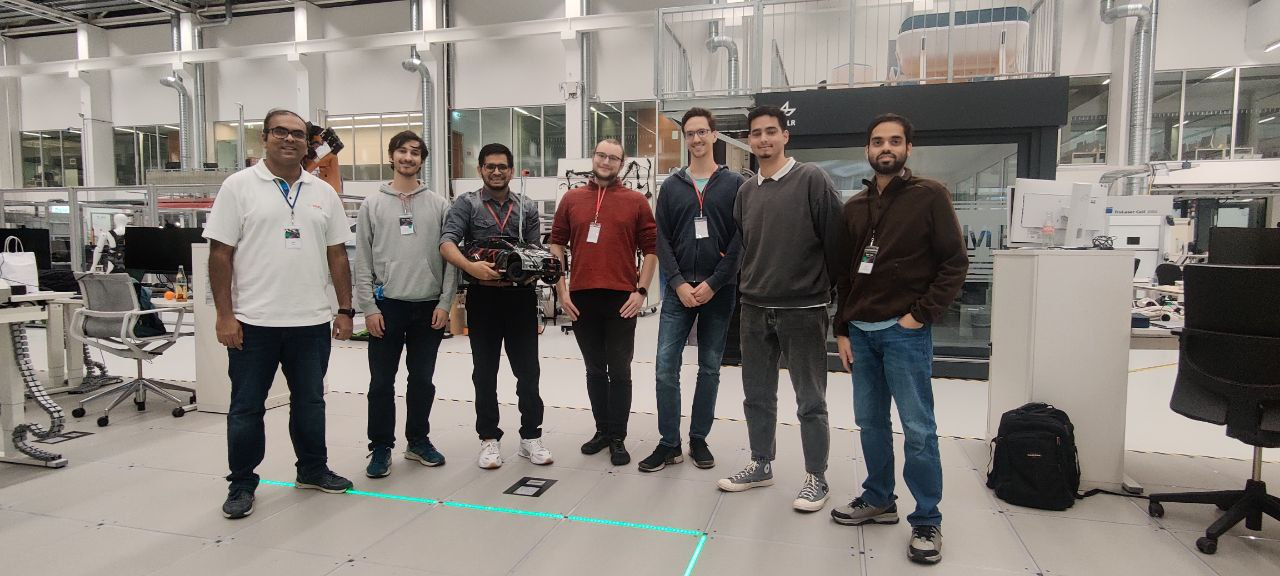
#> input picture media/images/Team_photo.jpg, 1280 x 576 px, given in place of video.mp4, which was not available
$ python blackandWhiteFloor.py
#> lines starting #> are read from the running program, lines starting #| are printed output that depends on the picture; after the words box and inside, x2 and y2 are one past the last pixel; in counts of white or black regions, pixels touching at a corner belong together; pictures that were not available may be replaced by others from this repository, and a replacement may not be noted
import cv2
import numpy as np

def convert_video_floor_to_bw(input_video_path, output_video_path):
    # Open the video file
#> called with output_video_path = 'output_video.avi'
    cap = cv2.VideoCapture(input_video_path)

    # Get the video's frames per second (fps) and frame dimensions
    fps = cap.get(cv2.CAP_PROP_FPS)
    frame_width = int(cap.get(cv2.CAP_PROP_FRAME_WIDTH))
    frame_height = int(cap.get(cv2.CAP_PROP_FRAME_HEIGHT))

    center_width=frame_width/2
    center_height=frame_height/2

    # Create VideoWriter object to save the processed video
    fourcc = cv2.VideoWriter_fourcc(*'XVID')
    out = cv2.VideoWriter(output_video_path, fourcc, fps, (frame_width, frame_height))

    while True:
        # Read a frame from the video
        ret, frame = cap.read()
#> frame is the input picture: shape (576, 1280, 3); mean B, G, R 119.6, 125.2, 131.5

        # If the frame is not read, break the loop
        if not ret:
            break

        # Convert the frame to grayscale
        gray = cv2.cvtColor(frame, cv2.COLOR_BGR2GRAY)
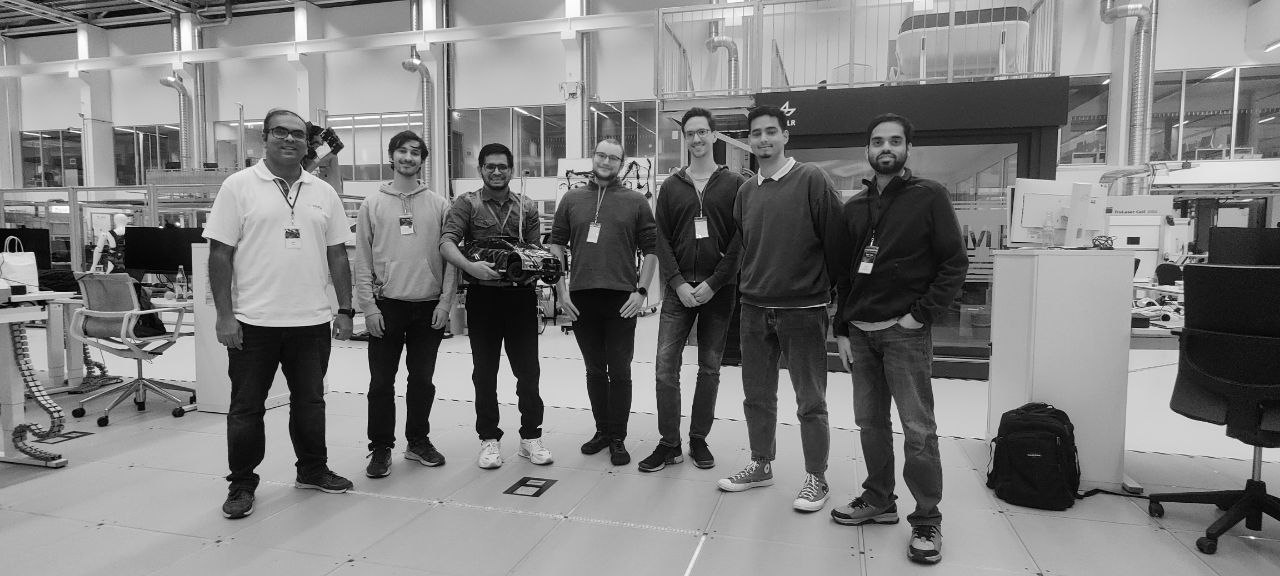
#> gray: shape (576, 1280); min 0, max 255, mean 126.5

        # Apply thresholding to convert the frame to black and white
        _, binary_frame = cv2.threshold(gray, 128, 255, cv2.THRESH_BINARY_INV)
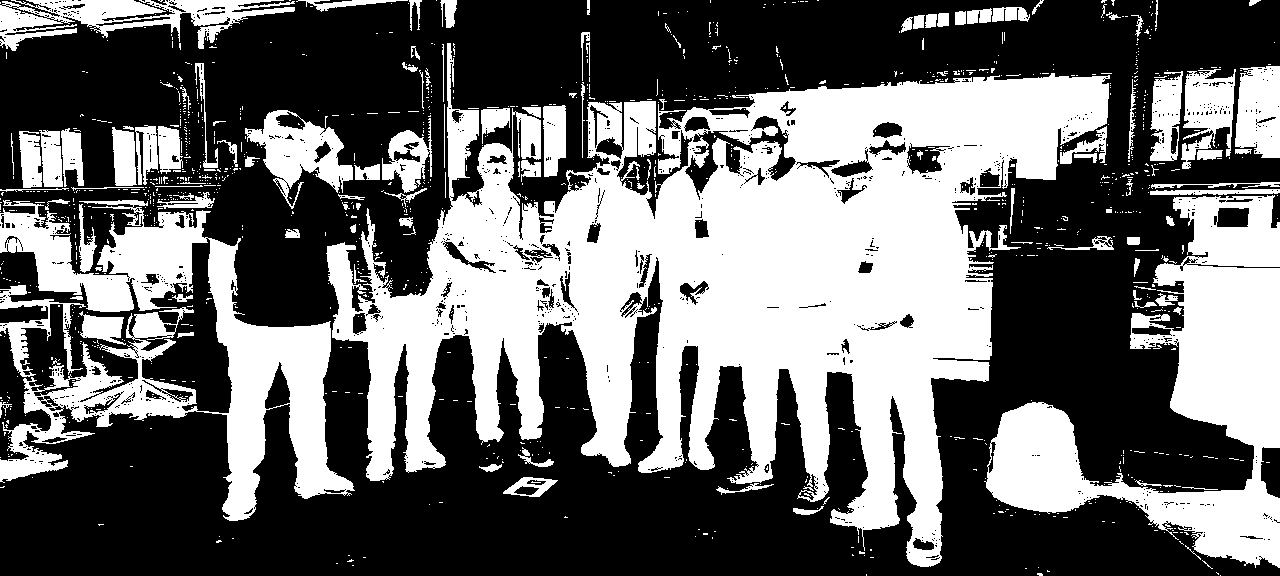
#> binary_frame: shape (576, 1280); 41.1% white; 1221 white regions (1099 under 20 px), largest, box (x1, y1, x2, y2) and area: (326, 43, 1110, 567) 176234, (984, 195, 1280, 568) 41190, (0, 200, 355, 521) 37872

        # Invert the binary frame to make the floor white
        inverted_frame = cv2.bitwise_not(binary_frame)

        # Convert the original frame to a binary mask where the floor is black
        floor_mask = cv2.bitwise_not(binary_frame)

        # Keep the original color of the lines where the floor is black
        result_frame = cv2.bitwise_and(frame, frame, mask=floor_mask)
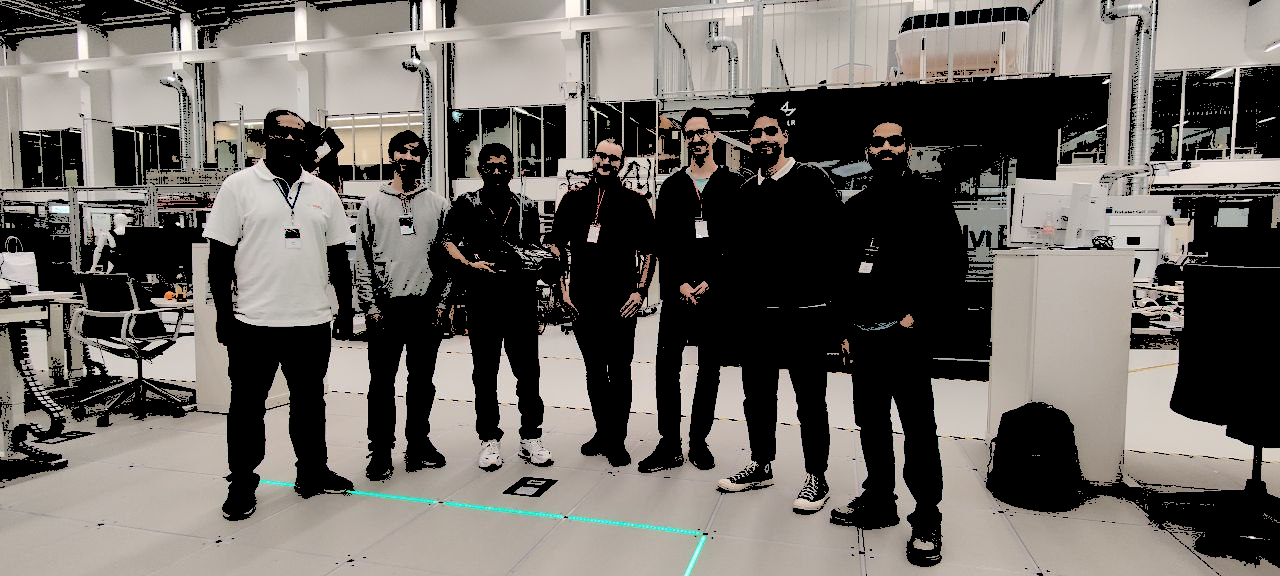
#> result_frame: shape (576, 1280, 3); mean B, G, R 97.6, 102.3, 106.7

        # Combine the original color lines with the white floor
        result_frame = cv2.bitwise_or(result_frame, cv2.cvtColor(inverted_frame, cv2.COLOR_GRAY2BGR))

        edges = cv2.Canny(result_frame, 50, 150)
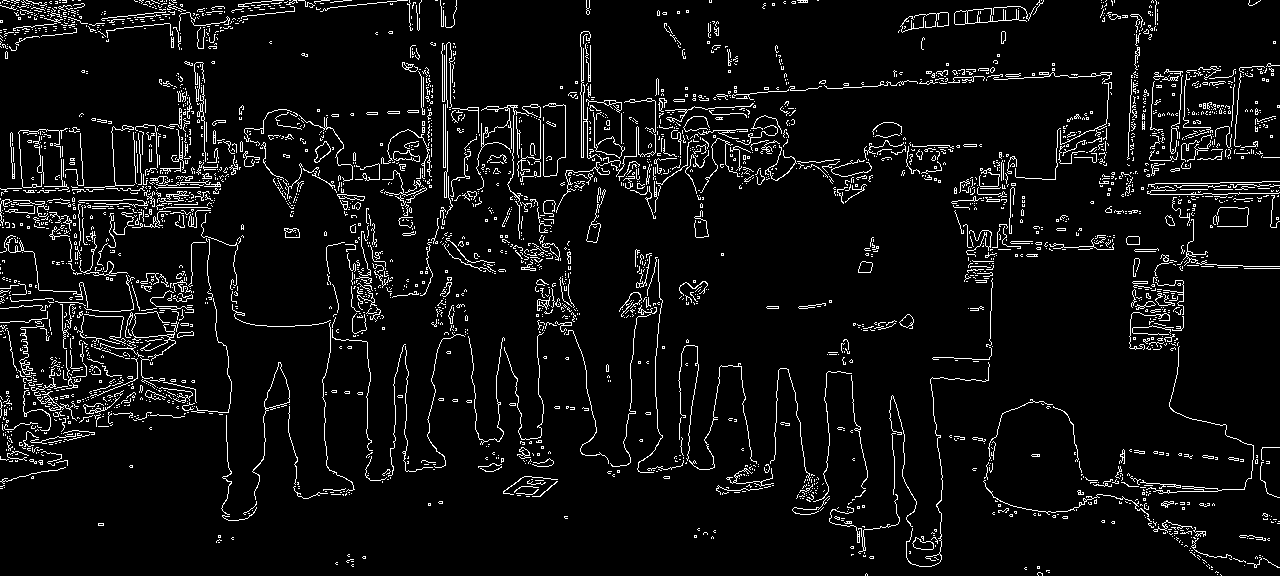
#> edges: shape (576, 1280); 6.1% white in thin lines or dots

        # Use Hough Line Transform to detect lines in the image
        lines = cv2.HoughLines(edges, 1, np.pi / 180, threshold=100)
#> lines = 1577 rows, first 8: [132, 1.52], [191, 1.54], [189, 1.54], [178, 1.54], [210, 1.55], [146, 1.5], [204, 1.55], [142, 1.61]

        # Draw lines on the original image
        if lines is not None:
            for line in lines:
                rho, theta = line[0]
                a = np.cos(theta)
                b = np.sin(theta)
                x0 = a * rho
                y0 = b * rho
                x1 = int(x0 + 1000 * (-b))
                y1 = int(y0 + 1000 * (a))
                x2 = int(x0 - 1000 * (-b))
                y2 = int(y0 - 1000 * (a))
                cv2.line(frame, (x1, y1), (x2, y2), (0, 0, 255), 2)
#> this loop made 1577 passes
#> (rho, theta, a, b, x0, y0, x1, y1) on passes 1 to 3: (132, 1.52, 0.0523, 0.999, 6.91, 131.8, -991, 184), (191, 1.54, 0.0349, 0.999, 6.67, 190.9, -992, 225), (189, 1.54, 0.0349, 0.999, 6.6, 188.9, -992, 223)
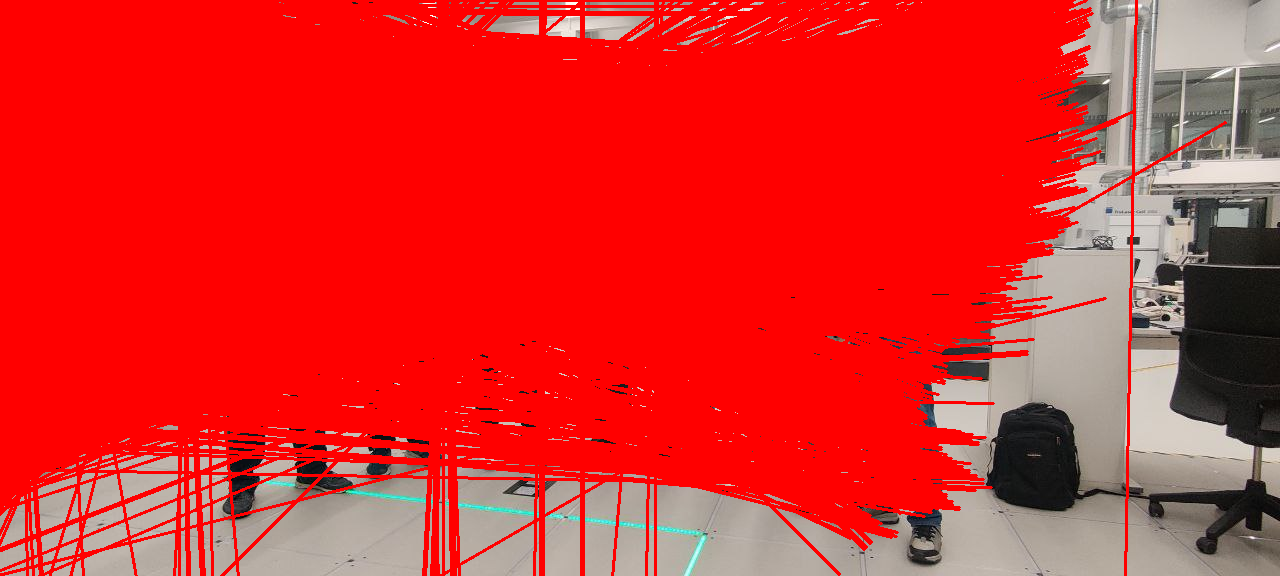
#> frame: shape (576, 1280, 3); mean B, G, R 42, 44.2, 221

        # Write the processed frame to the output video
        out.write(result_frame)

        # Display the processed frame
        cv2.imshow('Original Color Lines with Black and White Floor', result_frame)

        # Break the loop if 'q' is pressed
        if cv2.waitKey(1) & 0xFF == ord('q'):
#> (key q is pressed here)
            break

    # Release the VideoCapture and VideoWriter objects
    cap.release()
    out.release()

    # Close all OpenCV windows
    cv2.destroyAllWindows()


# Function to process each frame of the video
def process_frame(frame):
    # Convert the frame to grayscale
    gray = cv2.cvtColor(frame, cv2.COLOR_BGR2GRAY)

    # Apply GaussianBlur to reduce noise and help in edge detection
    blurred = cv2.GaussianBlur(gray, (5, 5), 0)

    # Use Canny edge detector to find edges in the image
    edges = cv2.Canny(blurred, 50, 150)

    # Use Hough Line Transform to detect lines in the image
    lines = cv2.HoughLines(edges, 1, np.pi / 180, threshold=100)

    # Draw lines on the original image
    if lines is not None:
        for line in lines:
            rho, theta = line[0]
            a = np.cos(theta)
            b = np.sin(theta)
            x0 = a * rho
            y0 = b * rho
            x1 = int(x0 + 1000 * (-b))
            y1 = int(y0 + 1000 * (a))
            x2 = int(x0 - 1000 * (-b))
            y2 = int(y0 - 1000 * (a))
            cv2.line(frame, (x1, y1), (x2, y2), (0, 0, 255), 2)

    return frame
# Replace 'input_video.mp4' and 'output_video.avi' with your video file paths
convert_video_floor_to_bw('C:\\Users\\Bhushan Bhad\\Desktop\\SofDcar\\red-light-green-light\\video.mp4', 'output_video.avi')
